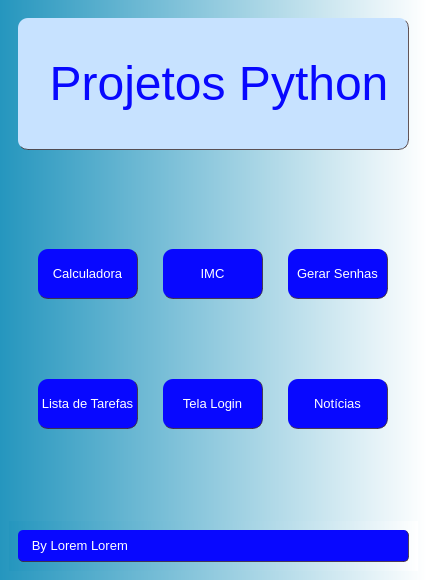
<?xml version="1.0" encoding="UTF-8"?>
<ui version="4.0">
 <class>MainWindow</class>
 <widget class="QMainWindow" name="MainWindow">
  <property name="geometry">
   <rect>
    <x>0</x>
    <y>0</y>
    <width>427</width>
    <height>580</height>
   </rect>
  </property>
  <property name="sizePolicy">
   <sizepolicy hsizetype="Preferred" vsizetype="Preferred">
    <horstretch>0</horstretch>
    <verstretch>0</verstretch>
   </sizepolicy>
  </property>
  <property name="font">
   <font>
    <pointsize>7</pointsize>
    <weight>75</weight>
    <bold>true</bold>
   </font>
  </property>
  <property name="windowTitle">
   <string>MainWindow</string>
  </property>
  <property name="styleSheet">
   <string notr="true">background-color: qlineargradient(spread:pad, x1:0, y1:0, x2:1, y2:0, stop:0 #2596BE, stop:1 rgba(255, 255, 255, 255));
</string>
  </property>
  <property name="iconSize">
   <size>
    <width>2</width>
    <height>2</height>
   </size>
  </property>
  <widget class="QWidget" name="centralwidget">
   <property name="styleSheet">
    <string notr="true"/>
   </property>
   <layout class="QGridLayout" name="gridLayout_3">
    <item row="1" column="0" colspan="2">
     <widget class="QFrame" name="frame_2">
      <property name="sizePolicy">
       <sizepolicy hsizetype="MinimumExpanding" vsizetype="MinimumExpanding">
        <horstretch>0</horstretch>
        <verstretch>0</verstretch>
       </sizepolicy>
      </property>
      <property name="maximumSize">
       <size>
        <width>16000</width>
        <height>600</height>
       </size>
      </property>
      <property name="styleSheet">
       <string notr="true">background-color: transparent;</string>
      </property>
      <property name="frameShape">
       <enum>QFrame::StyledPanel</enum>
      </property>
      <property name="frameShadow">
       <enum>QFrame::Raised</enum>
      </property>
      <layout class="QGridLayout" name="gridLayout">
       <item row="0" column="1">
        <widget class="QPushButton" name="btn_imc">
         <property name="minimumSize">
          <size>
           <width>0</width>
           <height>0</height>
          </size>
         </property>
         <property name="maximumSize">
          <size>
           <width>100</width>
           <height>50</height>
          </size>
         </property>
         <property name="font">
          <font>
           <pointsize>10</pointsize>
           <weight>50</weight>
           <bold>false</bold>
          </font>
         </property>
         <property name="styleSheet">
          <string notr="true">QPushButton{
color: white;
border-right: 1px solid;
	border-right-color: rgba(65, 43, 42, 200);
border-bottom: 1px solid;
	border-bottom-color: rgba(65, 43, 42, 200);
background-color: rgb(8, 8, 255);
border-radius: 10px;
}

QPushButton:pressed{
border-left: 1px solid black;
	border-left-color: rgba(65, 43, 42, 200);
border-top: 1px solid black;
	border-top-color: rgba(65, 43, 42, 200);
border-right: transparent;
border-bottom: transparent;
background-color: rgb(85, 170, 255);
border-radius: 10px;
}
</string>
         </property>
         <property name="text">
          <string>IMC</string>
         </property>
        </widget>
       </item>
       <item row="1" column="1">
        <widget class="QPushButton" name="btn_telaLogin">
         <property name="minimumSize">
          <size>
           <width>0</width>
           <height>0</height>
          </size>
         </property>
         <property name="maximumSize">
          <size>
           <width>100</width>
           <height>50</height>
          </size>
         </property>
         <property name="font">
          <font>
           <pointsize>10</pointsize>
           <weight>50</weight>
           <bold>false</bold>
          </font>
         </property>
         <property name="styleSheet">
          <string notr="true">QPushButton{
color: white;
border-right: 1px solid;
	border-right-color: rgba(65, 43, 42, 200);
border-bottom: 1px solid;
	border-bottom-color: rgba(65, 43, 42, 200);
background-color: rgb(8, 8, 255);
border-radius: 10px;
}

QPushButton:pressed{
border-left: 1px solid black;
	border-left-color: rgba(65, 43, 42, 200);
border-top: 1px solid black;
	border-top-color: rgba(65, 43, 42, 200);
border-right: transparent;
border-bottom: transparent;
background-color: rgb(85, 170, 255);
border-radius: 10px;
}
</string>
         </property>
         <property name="text">
          <string>Tela Login</string>
         </property>
        </widget>
       </item>
       <item row="1" column="0">
        <widget class="QPushButton" name="btn_lista">
         <property name="minimumSize">
          <size>
           <width>0</width>
           <height>0</height>
          </size>
         </property>
         <property name="maximumSize">
          <size>
           <width>100</width>
           <height>50</height>
          </size>
         </property>
         <property name="font">
          <font>
           <pointsize>10</pointsize>
           <weight>50</weight>
           <bold>false</bold>
          </font>
         </property>
         <property name="styleSheet">
          <string notr="true">QPushButton{
color: white;
border-right: 1px solid;
	border-right-color: rgba(65, 43, 42, 200);
border-bottom: 1px solid;
	border-bottom-color: rgba(65, 43, 42, 200);
background-color: rgb(8, 8, 255);
border-radius: 10px;
}

QPushButton:pressed{
border-left: 1px solid black;
	border-left-color: rgba(65, 43, 42, 200);
border-top: 1px solid black;
	border-top-color: rgba(65, 43, 42, 200);
border-right: transparent;
border-bottom: transparent;
background-color: rgb(85, 170, 255);
border-radius: 10px;
}
</string>
         </property>
         <property name="text">
          <string>Lista de Tarefas</string>
         </property>
        </widget>
       </item>
       <item row="0" column="2">
        <widget class="QPushButton" name="btn_gerarSenha">
         <property name="minimumSize">
          <size>
           <width>0</width>
           <height>0</height>
          </size>
         </property>
         <property name="maximumSize">
          <size>
           <width>100</width>
           <height>50</height>
          </size>
         </property>
         <property name="font">
          <font>
           <pointsize>10</pointsize>
           <weight>50</weight>
           <bold>false</bold>
          </font>
         </property>
         <property name="styleSheet">
          <string notr="true">QPushButton{
color: white;
border-right: 1px solid;
	border-right-color: rgba(65, 43, 42, 200);
border-bottom: 1px solid;
	border-bottom-color: rgba(65, 43, 42, 200);
background-color: rgb(8, 8, 255);
border-radius: 10px;
}

QPushButton:pressed{
border-left: 1px solid black;
	border-left-color: rgba(65, 43, 42, 200);
border-top: 1px solid black;
	border-top-color: rgba(65, 43, 42, 200);
border-right: transparent;
border-bottom: transparent;
background-color: rgb(85, 170, 255);
border-radius: 10px;
}
</string>
         </property>
         <property name="text">
          <string>Gerar Senhas</string>
         </property>
        </widget>
       </item>
       <item row="1" column="2">
        <widget class="QPushButton" name="btn_noticias">
         <property name="minimumSize">
          <size>
           <width>0</width>
           <height>0</height>
          </size>
         </property>
         <property name="maximumSize">
          <size>
           <width>100</width>
           <height>50</height>
          </size>
         </property>
         <property name="font">
          <font>
           <pointsize>10</pointsize>
           <weight>50</weight>
           <bold>false</bold>
          </font>
         </property>
         <property name="styleSheet">
          <string notr="true">QPushButton{
color: white;
border-right: 1px solid;
	border-right-color: rgba(65, 43, 42, 200);
border-bottom: 1px solid;
	border-bottom-color: rgba(65, 43, 42, 200);
background-color: rgb(8, 8, 255);
border-radius: 10px;
}

QPushButton:pressed{
border-left: 1px solid black;
	border-left-color: rgba(65, 43, 42, 200);
border-top: 1px solid black;
	border-top-color: rgba(65, 43, 42, 200);
border-right: transparent;
border-bottom: transparent;
background-color: rgb(85, 170, 255);
border-radius: 10px;
}
</string>
         </property>
         <property name="text">
          <string>Notícias</string>
         </property>
        </widget>
       </item>
       <item row="0" column="0">
        <widget class="QPushButton" name="btn_calculadora">
         <property name="minimumSize">
          <size>
           <width>0</width>
           <height>0</height>
          </size>
         </property>
         <property name="maximumSize">
          <size>
           <width>100</width>
           <height>50</height>
          </size>
         </property>
         <property name="font">
          <font>
           <pointsize>10</pointsize>
           <weight>50</weight>
           <bold>false</bold>
          </font>
         </property>
         <property name="styleSheet">
          <string notr="true">QPushButton{
color: white;
border-right: 1px solid;
	border-right-color: rgba(65, 43, 42, 200);
border-bottom: 1px solid;
	border-bottom-color: rgba(65, 43, 42, 200);
background-color: rgb(8, 8, 255);
border-radius: 10px;
}

QPushButton:pressed{
border-left: 1px solid black;
	border-left-color: rgba(65, 43, 42, 200);
border-top: 1px solid black;
	border-top-color: rgba(65, 43, 42, 200);
border-right: transparent;
border-bottom: transparent;
background-color: rgb(85, 170, 255);
border-radius: 10px;
}



</string>
         </property>
         <property name="text">
          <string>Calculadora</string>
         </property>
        </widget>
       </item>
      </layout>
     </widget>
    </item>
    <item row="0" column="0" colspan="2">
     <widget class="QWidget" name="widget_2" native="true">
      <property name="sizePolicy">
       <sizepolicy hsizetype="MinimumExpanding" vsizetype="MinimumExpanding">
        <horstretch>0</horstretch>
        <verstretch>0</verstretch>
       </sizepolicy>
      </property>
      <property name="maximumSize">
       <size>
        <width>1600</width>
        <height>150</height>
       </size>
      </property>
      <property name="font">
       <font>
        <family>Trebuchet MS</family>
       </font>
      </property>
      <property name="styleSheet">
       <string notr="true">
background-color: transparent;</string>
      </property>
      <layout class="QGridLayout" name="gridLayout_2">
       <item row="0" column="0">
        <widget class="QLabel" name="label">
         <property name="enabled">
          <bool>true</bool>
         </property>
         <property name="sizePolicy">
          <sizepolicy hsizetype="Expanding" vsizetype="Minimum">
           <horstretch>0</horstretch>
           <verstretch>0</verstretch>
          </sizepolicy>
         </property>
         <property name="font">
          <font>
           <family>MS UI Gothic</family>
           <pointsize>36</pointsize>
           <weight>50</weight>
           <italic>false</italic>
           <bold>false</bold>
          </font>
         </property>
         <property name="styleSheet">
          <string notr="true">font: 36pt &quot;MS UI Gothic&quot;;
color: rgb(8, 8, 255);
background-color:#c7e2ff;
border-right: 1px solid;
	border-right-color: rgba(65, 43, 42, 200);
border-bottom: 1px solid;
	border-bottom-color: rgba(65, 43, 42, 200);
border-radius: 10px;

</string>
         </property>
         <property name="text">
          <string>&lt;html&gt;&lt;head/&gt;&lt;body&gt;&lt;p align=&quot;center&quot;&gt;Projetos Python&lt;/p&gt;&lt;/body&gt;&lt;/html&gt;</string>
         </property>
        </widget>
       </item>
      </layout>
     </widget>
    </item>
    <item row="2" column="0" colspan="2">
     <widget class="QWidget" name="widget" native="true">
      <property name="enabled">
       <bool>true</bool>
      </property>
      <property name="sizePolicy">
       <sizepolicy hsizetype="Minimum" vsizetype="Minimum">
        <horstretch>0</horstretch>
        <verstretch>0</verstretch>
       </sizepolicy>
      </property>
      <property name="maximumSize">
       <size>
        <width>1600</width>
        <height>50</height>
       </size>
      </property>
      <layout class="QHBoxLayout" name="horizontalLayout_3">
       <item>
        <widget class="QLabel" name="label_2">
         <property name="sizePolicy">
          <sizepolicy hsizetype="Minimum" vsizetype="Expanding">
           <horstretch>0</horstretch>
           <verstretch>0</verstretch>
          </sizepolicy>
         </property>
         <property name="minimumSize">
          <size>
           <width>50</width>
           <height>0</height>
          </size>
         </property>
         <property name="maximumSize">
          <size>
           <width>1700</width>
           <height>50</height>
          </size>
         </property>
         <property name="font">
          <font>
           <pointsize>10</pointsize>
          </font>
         </property>
         <property name="styleSheet">
          <string notr="true">border-right: 1px solid;
	border-right-color: rgba(65, 43, 42, 200);
border-bottom: 1px solid;
	border-bottom-color: rgba(65, 43, 42, 200);
background-color: rgb(8, 8, 255);
color: rgb(255, 255, 255);
border-radius: 5px;</string>
         </property>
         <property name="text">
          <string>   By Lorem Lorem </string>
         </property>
        </widget>
       </item>
      </layout>
     </widget>
    </item>
   </layout>
  </widget>
 </widget>
 <resources/>
 <connections/>
</ui>
